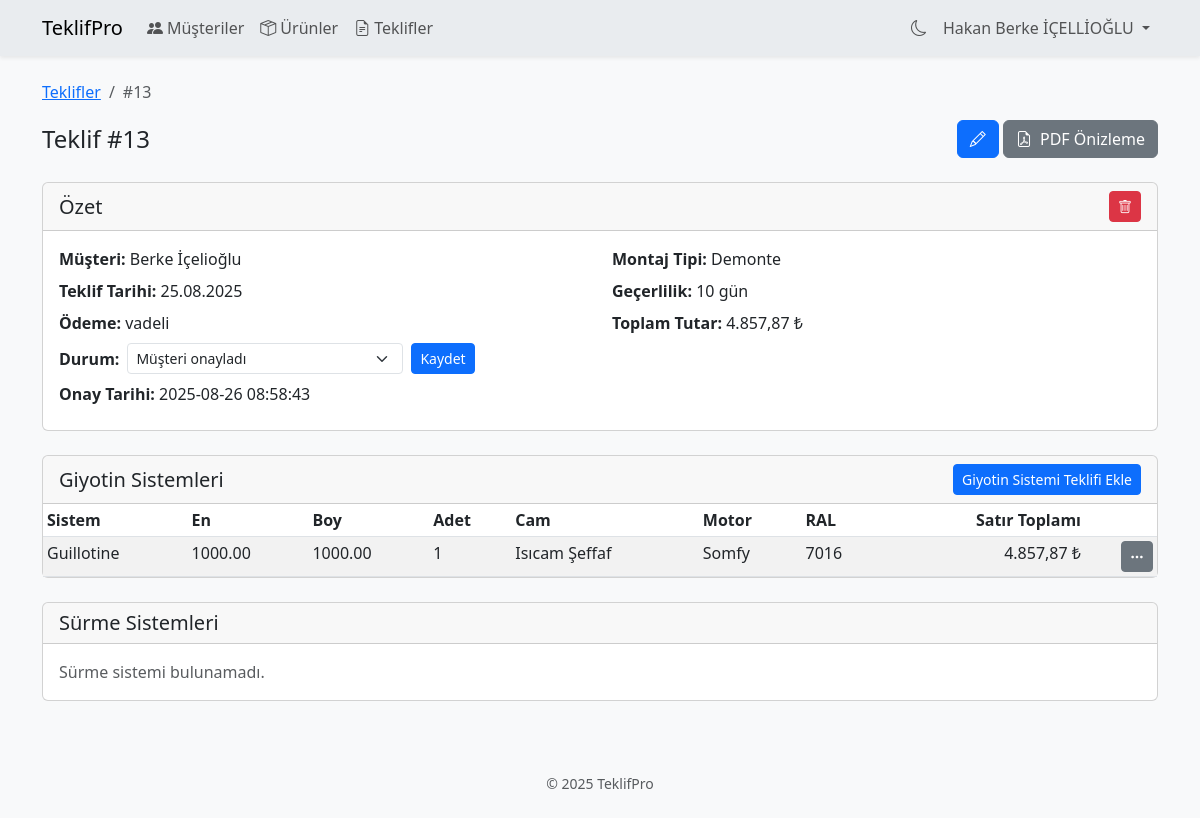
Screenshot of /quotation_view.php?id=13 (signed in) with the database file from the repository.
### tables this page shows
CREATE TABLE `generaloffers` (
  `id` int(11) NOT NULL,
  `quote_no` varchar(50) DEFAULT NULL,
  `customer_id` int(11) DEFAULT NULL,
  `company_id` int(11) DEFAULT NULL,
  `offer_date` date DEFAULT NULL,
  `assembly_type` varchar(100) DEFAULT NULL,
  `delivery_time` varchar(100) DEFAULT NULL,
  `payment_method` varchar(100) DEFAULT NULL,
  `validity_days` int(11) DEFAULT NULL,
  `installment_term` varchar(100) DEFAULT NULL,
  `payment_type` enum('cash','installment') NOT NULL DEFAULT 'cash',
  `term_months` int(11) DEFAULT NULL,
  `interest_mode` enum('percent','fixed') DEFAULT NULL,
  `interest_value` decimal(12,2) DEFAULT NULL,
  `interest_amount` decimal(12,2) DEFAULT NULL,
  `total_with_interest` decimal(12,2) DEFAULT NULL,
  `monthly_installment` decimal(12,2) DEFAULT NULL,
  `grace_days` int(11) DEFAULT 0,
  `payment_term` varchar(100) DEFAULT NULL,
  `offer_validity` varchar(100) DEFAULT NULL,
  `maturity_period` varchar(100) DEFAULT NULL,
  `discount_rate` decimal(5,2) DEFAULT NULL,
  `discount_amount` decimal(10,2) DEFAULT NULL,
  `vat_rate` decimal(5,2) DEFAULT NULL,
  `vat_amount` decimal(10,2) DEFAULT NULL,
  `total_amount` decimal(15,2) DEFAULT NULL,
  `profit_percent` decimal(5,2) DEFAULT NULL,
  `profit_amount` decimal(15,2) DEFAULT NULL,
  `status` varchar(20) NOT NULL DEFAULT 'pending',
  `approval_token` varchar(64) DEFAULT NULL,
  `approved_at` datetime DEFAULT NULL,
  `note` text DEFAULT NULL
);

CREATE TABLE `customers` (
  `id` int(11) NOT NULL,
  `first_name` varchar(255) NOT NULL,
  `last_name` varchar(255) DEFAULT NULL,
  `company_name` varchar(255) DEFAULT NULL,
  `company` varchar(255) DEFAULT NULL,
  `email` varchar(255) DEFAULT NULL,
  `phone` varchar(50) DEFAULT NULL,
  `address` text DEFAULT NULL,
  `tax_number` varchar(255) DEFAULT NULL,
  `tax_office` varchar(255) DEFAULT NULL,
  `city` varchar(255) DEFAULT NULL,
  `country` varchar(255) DEFAULT NULL,
  `notes` text DEFAULT NULL
);

CREATE TABLE `guillotinesystems` (
  `id` int(11) NOT NULL,
  `general_offer_id` int(11) DEFAULT NULL,
  `system_type` varchar(100) DEFAULT NULL,
  `width` decimal(10,2) DEFAULT NULL,
  `height` decimal(10,2) DEFAULT NULL,
  `quantity` int(11) DEFAULT NULL,
  `motor_system` varchar(100) DEFAULT NULL,
  `remote_quantity` int(11) DEFAULT NULL,
  `ral_code` varchar(50) DEFAULT NULL,
  `glass_type` varchar(100) DEFAULT NULL,
  `glass_color` varchar(50) DEFAULT NULL,
  `profit_margin` decimal(5,2) DEFAULT NULL,
  `profit_rate` decimal(5,2) DEFAULT NULL,
  `profit_amount` decimal(10,2) DEFAULT NULL,
  `total_amount` decimal(15,2) DEFAULT NULL
);

### bootstrap.php (called while the page is built, shortened)
<?php
if (!defined('BOOTSTRAP_LOADED')) {
    function tr_money(float $v): string
    {
        return number_format($v, 2, ',', '.');
    }
}

### quotation_view.php (the view, shortened to what this page needs)
<?php
require __DIR__ . '/header.php';
require __DIR__ . '/components/page_header.php';
require_once __DIR__ . '/test.php';
function e(?string $v): string
{
    return htmlspecialchars($v ?? '', ENT_QUOTES, 'UTF-8');
}
$assemblyTypes = [
    'demonte' => 'Demonte',
    'musteri' => 'Müşteri Montajlı',
    'bayi'    => 'Bayi Montajlı',
];
$paymentLabels = [
    'cash'          => 'Peşin',
    'bank_transfer' => 'Havale/EFT',
    'credit_card'   => 'Kredi Kartı',
    'installment'   => 'Taksitli',
    'other'         => 'Diğer',
];
$statusLabels = [
    'draft'     => 'Taslak (müşteriye gitmedi)',
    'sent'      => 'Müşteriye gönderildi',
    'accepted'  => 'Müşteri onayladı',
    'rejected'  => 'Müşteri reddetti',
    'expired'   => 'Geçerlilik tarihi geçti',
    'cancelled' => 'Siz iptal ettiniz (revize edilmeyecek)',
];
$id = filter_input(INPUT_GET, 'id', FILTER_VALIDATE_INT);
$error = null;
try {
    $stmt = $pdo->prepare('
        SELECT g.*, c.first_name, c.last_name, c.company AS customer_company, co.name AS company_name
        FROM generaloffers g
        JOIN customers c ON g.customer_id = c.id
        LEFT JOIN company co ON g.company_id = co.id
        WHERE g.id = :id
    ');
    $stmt->execute([':id' => $id]);
    $offer = $stmt->fetch(PDO::FETCH_ASSOC);
} catch (Exception $e) {
    $error = 'Teklif verileri alınamadı.';
    $debug = $e->getMessage();
    $offer = null;
}
$guillotines = [];
$slidings = [];
if (!$error) {
    try {
        $gStmt = $pdo->prepare('SELECT id, system_type, width, height, quantity, motor_system, remote_quantity, ral_code, glass_type, glass_color, profit_margin, total_amount FROM guillotinesystems WHERE general_offer_id = :id');
        $gStmt->execute([':id' => $id]);
        $guillotines = $gStmt->fetchAll();
    } catch (Exception $e) {
        $error = 'Giyotin sistemi verileri alınamadı.';
        $debug = $e->getMessage();
    }
}
if (!$error) {
    try {
        $sStmt = $pdo->prepare('SELECT system_type, width, height, quantity, wing_type, ral_code, lock_type, glass_type, glass_color, total_amount FROM slidingsystems WHERE general_offer_id = :id');
        $sStmt->execute([':id' => $id]);
        $slidings = $sStmt->fetchAll();
    } catch (Exception $e) {
        $error = 'Sürme sistemi verileri alınamadı.';
        $debug = $e->getMessage();
    }
}
$totalAmount = 0;
foreach ($guillotines as $g) {
    $totalAmount += (float)$g['total_amount'];
}
$totalFormatted = tr_money($totalAmount) . ' ₺';
$assemblyLabel = $assemblyTypes[$offer['assembly_type']] ?? 'Bilinmiyor';
?>
<nav aria-label="breadcrumb" class="mb-3">
    <ol class="breadcrumb">
        <li class="breadcrumb-item"><a href="quotations.php">Teklifler</a></li>
        <li class="breadcrumb-item active" aria-current="page">#<?= e((string)$offer['id']) ?></li>
    </ol>
</nav>
<?php
$actions = '<a href="quotation_edit.php?id=' . e((string)$offer['id']) . '" class="btn btn-primary" data-bs-toggle="tooltip" title="Düzenle"><i class="bi bi-pencil"></i></a>';
$actions .= ' <a href="/pdf/preview.php?id=' . e((string)$offer['id']) . '" class="btn btn-secondary btn-icon" target="_blank" rel="noopener"><i class="bi bi-file-earmark-pdf"></i>PDF Önizleme</a>';
?>
<div class="card mb-4">
    <div class="card-header d-flex justify-content-between align-items-center">
        <h5 class="mb-0">Özet</h5>
        <?php if ($role === 'admin'): ?>
            <form method="post" class="d-inline">
                <button type="submit" class="btn btn-danger btn-sm" data-confirm="Bu teklifi silmek istediğinize emin misiniz?" data-bs-toggle="tooltip" title="Sil"><i class="bi bi-trash"></i></button>
            </form>
        <?php endif; ?>
    </div>
    <div class="card-body">
        <div class="row">
            <div class="col-md-6">
                <div class="mb-2"><strong>Müşteri:</strong> <?= e(trim($offer['first_name'] . ' ' . $offer['last_name'])) ?></div>
                <div class="mb-2"><strong>Teklif Tarihi:</strong> <?= e(date('d.m.Y', strtotime($offer['offer_date']))) ?></div>
                <?php if (!empty($offer['payment_method'])): ?>
                    <div class="mb-2"><strong>Ödeme:</strong> <?= e($paymentLabels[$offer['payment_method']] ?? $offer['payment_method']) ?></div>
                <?php endif; ?>
                <div class="mb-2">
                    <?php if ($role === 'admin'): ?>
                        <form method="post" class="d-flex align-items-center gap-2">
                            <label class="form-label mb-0"><strong>Durum:</strong></label>
                            <select name="status" class="form-select form-select-sm w-auto">
                                <?php foreach ($statusLabels as $code => $label): ?>
                                    <option value="<?= e($code) ?>" <?= $offer['status'] === $code ? 'selected' : '' ?>><?= e($label) ?></option>
                                <?php endforeach; ?>
                            </select>
                            <button type="submit" class="btn btn-sm btn-primary">Kaydet</button>
                        </form>
                    <?php else: ?>
                        <strong>Durum:</strong> <?= e($statusLabels[$offer['status']] ?? $offer['status']) ?>
                    <?php endif; ?>
                </div>
                <?php if (!empty($offer['approved_at'])): ?>
                    <div class="mb-2"><strong>Onay Tarihi:</strong> <?= e($offer['approved_at']) ?></div>
                <?php endif; ?>
            </div>
            <div class="col-md-6">
                <div class="mb-2"><strong>Montaj Tipi:</strong> <?= e($assemblyLabel) ?></div>
                <?php if (!empty($offer['validity_days'])): ?>
                    <div class="mb-2"><strong>Geçerlilik:</strong> <?= (int)$offer['validity_days'] ?> gün</div>
                <?php endif; ?>
                <div class="mb-2"><strong>Toplam Tutar:</strong> <?= e($totalFormatted) ?></div>
            </div>
        </div>
    </div>
</div>
<div class="card mb-4">
    <div class="card-header d-flex justify-content-between align-items-center">
        <h5 class="mb-0">Giyotin Sistemleri</h5>
        <button class="btn btn-sm btn-primary" data-bs-toggle="modal" data-bs-target="#addGuillotineModal">Giyotin Sistemi Teklifi Ekle</button>
    </div>
    <div class="card-body p-0">
        <?php if ($guillotines): ?>
            <div class="table-responsive">
                <table class="table table-sm table-striped mb-0">
                    <thead>
                        <tr>
                            <th>Sistem</th>
                            <th>En</th>
                            <th>Boy</th>
                            <th>Adet</th>
                            <th>Cam</th>
                            <th>Motor</th>
                            <th>RAL</th>
                            <th class="text-end">Satır Toplamı</th>
                            <th></th>
                        </tr>
                    </thead>
                    <tbody>
                        <?php foreach ($guillotines as $g): ?>
                            <tr>
                                <td><?= e($g['system_type']) ?></td>
                                <td><?= e($g['width']) ?></td>
                                <td><?= e($g['height']) ?></td>
                                <td><?= e($g['quantity']) ?></td>
                                <td><?= e(trim($g['glass_type'] . ' ' . $g['glass_color'])) ?></td>
                                <td><?= e($g['motor_system']) ?></td>
                                <td><?= e($g['ral_code']) ?></td>
                                <td class="text-end"><?= e(number_format((float)$g['total_amount'], 2, ',', '.')) ?> ₺</td>
                                <td class="text-end">
                                    <div class="dropdown position-static">
                                        <button class="btn btn-sm btn-secondary"
                                            type="button"
                                            data-bs-toggle="dropdown"
                                            data-bs-display="static"
                                            aria-expanded="false">
                                            <i class="bi bi-three-dots"></i>
                                        </button>
                                    </div>
                                </td>
                            </tr>
                        <?php endforeach; ?>
                    </tbody>
                </table>
            </div>
        <?php else: ?>
            <div class="p-3 text-muted">Giyotin sistemi bulunamadı.</div>
        <?php endif; ?>
    </div>
</div>
<div class="card mb-4">
    <div class="card-header">
        <h5 class="mb-0">Sürme Sistemleri</h5>
    </div>
    <div class="card-body p-0">
        <?php if ($slidings): ?>
            <div class="table-responsive">
                <table class="table table-sm table-striped mb-0">
                    <thead>
                        <tr>
                            <th>Sistem</th>
                            <th>En</th>
                            <th>Boy</th>
                            <th>Adet</th>
                            <th>Cam</th>
                            <th>Kanat</th>
                            <th>RAL</th>
                            <th class="text-end">Satır Toplamı</th>
                        </tr>
                    </thead>
                    <tbody>
                        <?php foreach ($slidings as $s): ?>
                            <tr>
                                <td><?= e($s['system_type']) ?></td>
                                <td><?= e($s['width']) ?></td>
                                <td><?= e($s['height']) ?></td>
                                <td><?= e($s['quantity']) ?></td>
                                <td><?= e(trim($s['glass_type'] . ' ' . $s['glass_color'])) ?></td>
                                <td><?= e($s['wing_type']) ?></td>
                                <td><?= e($s['ral_code']) ?></td>
                                <td class="text-end"><?= e(number_format((float)$s['total_amount'], 2, ',', '.')) ?> ₺</td>
                            </tr>
                        <?php endforeach; ?>
                    </tbody>
                </table>
            </div>
        <?php else: ?>
            <div class="p-3 text-muted">Sürme sistemi bulunamadı.</div>
        <?php endif; ?>
    </div>
</div>
<?php require __DIR__ . '/footer.php'; ?>

### assets/app.css (style rules this page uses)
:root { --color-bg: #f8f9fa; --color-text: #212529; --color-primary: #0d6efd; --color-secondary: #6c757d; --color-danger: #dc3545; --radius: .5rem; --shadow: 0 .125rem .25rem rgba(0,0,0,.075); --spacer-1: .5rem; --spacer-2: .75rem; --spacer-3: 1rem; --spacer-4: 1.5rem; }
body { background: var(--color-bg); color: var(--color-text); }
.btn-icon > i { margin-right: .5rem; }

### rows the page displays
generaloffers: id "13", customer.last_name "Berke İçelioğlu", offer_date "25.08.2025", payment_method "vadeli", status "Müşteri onayladı", approved_at "2025-08-26 08:58:43", assembly_type "Demonte", validity_days "10"
guillotinesystems: system_type "Guillotine", width "1000.00", height "1000.00", quantity "1", glass_type+glass_color "Isıcam Şeffaf", motor_system "Somfy", ral_code "7016", total_amount "4.857,87"

### other values shown
$userName "Hakan Berke İÇELLİOĞLU"
$title "Teklif #13"
$totalFormatted "4.857,87 ₺"
